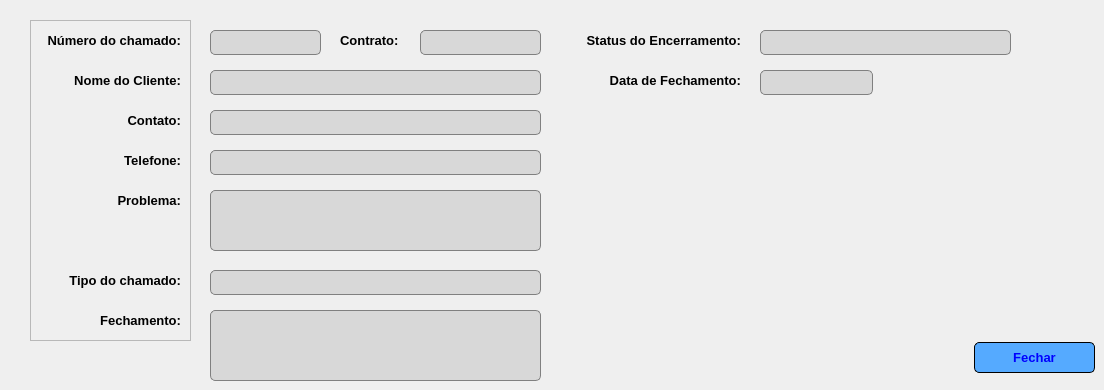
   <widget class="QWidget" name="tab_detalhes">
    <attribute name="icon">
     <iconset>
      <normaloff>../../ChamadosSimpress/_img/contrato.png</normaloff>../../ChamadosSimpress/_img/contrato.png</iconset>
    </attribute>
    <attribute name="title">
     <string>Detalhamento do Chamado</string>
    </attribute>
    <widget class="QFrame" name="frame_4">
     <property name="geometry">
      <rect>
       <x>30</x>
       <y>20</y>
       <width>161</width>
       <height>321</height>
      </rect>
     </property>
     <property name="frameShape">
      <enum>QFrame::StyledPanel</enum>
     </property>
     <property name="frameShadow">
      <enum>QFrame::Raised</enum>
     </property>
     <widget class="QLabel" name="label_12">
      <property name="geometry">
       <rect>
        <x>10</x>
        <y>10</y>
        <width>141</width>
        <height>21</height>
       </rect>
      </property>
      <property name="font">
       <font>
        <pointsize>10</pointsize>
        <weight>75</weight>
        <bold>true</bold>
       </font>
      </property>
      <property name="text">
       <string>Número do chamado:</string>
      </property>
      <property name="alignment">
       <set>Qt::AlignRight|Qt::AlignTrailing|Qt::AlignVCenter</set>
      </property>
     </widget>
     <widget class="QLabel" name="label_13">
      <property name="geometry">
       <rect>
        <x>40</x>
        <y>50</y>
        <width>111</width>
        <height>21</height>
       </rect>
      </property>
      <property name="font">
       <font>
        <pointsize>10</pointsize>
        <weight>75</weight>
        <bold>true</bold>
       </font>
      </property>
      <property name="text">
       <string>Nome do Cliente:</string>
      </property>
      <property name="alignment">
       <set>Qt::AlignRight|Qt::AlignTrailing|Qt::AlignVCenter</set>
      </property>
     </widget>
     <widget class="QLabel" name="label_14">
      <property name="geometry">
       <rect>
        <x>90</x>
        <y>90</y>
        <width>61</width>
        <height>21</height>
       </rect>
      </property>
      <property name="font">
       <font>
        <pointsize>10</pointsize>
        <weight>75</weight>
        <bold>true</bold>
       </font>
      </property>
      <property name="text">
       <string>Contato:</string>
      </property>
      <property name="alignment">
       <set>Qt::AlignRight|Qt::AlignTrailing|Qt::AlignVCenter</set>
      </property>
     </widget>
     <widget class="QLabel" name="label_15">
      <property name="geometry">
       <rect>
        <x>90</x>
        <y>130</y>
        <width>61</width>
        <height>21</height>
       </rect>
      </property>
      <property name="font">
       <font>
        <pointsize>10</pointsize>
        <weight>75</weight>
        <bold>true</bold>
       </font>
      </property>
      <property name="text">
       <string>Telefone:</string>
      </property>
      <property name="alignment">
       <set>Qt::AlignRight|Qt::AlignTrailing|Qt::AlignVCenter</set>
      </property>
     </widget>
     <widget class="QLabel" name="label_16">
      <property name="geometry">
       <rect>
        <x>80</x>
        <y>170</y>
        <width>71</width>
        <height>21</height>
       </rect>
      </property>
      <property name="font">
       <font>
        <pointsize>10</pointsize>
        <weight>75</weight>
        <bold>true</bold>
       </font>
      </property>
      <property name="text">
       <string>Problema:</string>
      </property>
      <property name="alignment">
       <set>Qt::AlignRight|Qt::AlignTrailing|Qt::AlignVCenter</set>
      </property>
     </widget>
     <widget class="QLabel" name="label_17">
      <property name="geometry">
       <rect>
        <x>10</x>
        <y>250</y>
        <width>141</width>
        <height>21</height>
       </rect>
      </property>
      <property name="font">
       <font>
        <pointsize>10</pointsize>
        <weight>75</weight>
        <bold>true</bold>
       </font>
      </property>
      <property name="text">
       <string>Tipo do chamado:</string>
      </property>
      <property name="alignment">
       <set>Qt::AlignRight|Qt::AlignTrailing|Qt::AlignVCenter</set>
      </property>
     </widget>
     <widget class="QLabel" name="label_18">
      <property name="geometry">
       <rect>
        <x>60</x>
        <y>290</y>
        <width>91</width>
        <height>21</height>
       </rect>
      </property>
      <property name="font">
       <font>
        <pointsize>10</pointsize>
        <weight>75</weight>
        <bold>true</bold>
       </font>
      </property>
      <property name="text">
       <string>Fechamento:</string>
      </property>
      <property name="alignment">
       <set>Qt::AlignRight|Qt::AlignTrailing|Qt::AlignVCenter</set>
      </property>
     </widget>
    </widget>
    <widget class="QLineEdit" name="txt_contrato_detalhe">
     <property name="enabled">
      <bool>false</bool>
     </property>
     <property name="geometry">
      <rect>
       <x>420</x>
       <y>30</y>
       <width>121</width>
       <height>25</height>
      </rect>
     </property>
     <property name="font">
      <font>
       <pointsize>10</pointsize>
       <weight>75</weight>
       <bold>true</bold>
      </font>
     </property>
     <property name="styleSheet">
      <string notr="true">border-radius: 5px;
background-color: rgb(216, 216, 216);
border: 1px solid gray</string>
     </property>
    </widget>
    <widget class="QLabel" name="label_19">
     <property name="geometry">
      <rect>
       <x>340</x>
       <y>30</y>
       <width>71</width>
       <height>21</height>
      </rect>
     </property>
     <property name="font">
      <font>
       <pointsize>10</pointsize>
       <weight>75</weight>
       <bold>true</bold>
      </font>
     </property>
     <property name="text">
      <string>Contrato:</string>
     </property>
    </widget>
    <widget class="QLabel" name="label_20">
     <property name="geometry">
      <rect>
       <x>570</x>
       <y>30</y>
       <width>171</width>
       <height>21</height>
      </rect>
     </property>
     <property name="font">
      <font>
       <pointsize>10</pointsize>
       <weight>75</weight>
       <bold>true</bold>
      </font>
     </property>
     <property name="text">
      <string>Status do Encerramento:</string>
     </property>
     <property name="alignment">
      <set>Qt::AlignRight|Qt::AlignTrailing|Qt::AlignVCenter</set>
     </property>
    </widget>
    <widget class="QLineEdit" name="txt_telefone_detalhe">
     <property name="enabled">
      <bool>false</bool>
     </property>
     <property name="geometry">
      <rect>
       <x>210</x>
       <y>150</y>
       <width>331</width>
       <height>25</height>
      </rect>
     </property>
     <property name="font">
      <font>
       <pointsize>10</pointsize>
       <weight>75</weight>
       <bold>true</bold>
      </font>
     </property>
     <property name="styleSheet">
      <string notr="true">border-radius: 5px;
background-color: rgb(216, 216, 216);
border: 1px solid gray</string>
     </property>
    </widget>
    <widget class="QTextEdit" name="txt_fechamento_detalhe">
     <property name="enabled">
      <bool>false</bool>
     </property>
     <property name="geometry">
      <rect>
       <x>210</x>
       <y>310</y>
       <width>331</width>
       <height>71</height>
      </rect>
     </property>
     <property name="font">
      <font>
       <pointsize>10</pointsize>
       <weight>75</weight>
       <bold>true</bold>
      </font>
     </property>
     <property name="styleSheet">
      <string notr="true">border-radius: 5px;
background-color: rgb(216, 216, 216);
border: 1px solid gray</string>
     </property>
    </widget>
    <widget class="QLabel" name="label_21">
     <property name="geometry">
      <rect>
       <x>590</x>
       <y>70</y>
       <width>151</width>
       <height>20</height>
      </rect>
     </property>
     <property name="font">
      <font>
       <pointsize>10</pointsize>
       <weight>75</weight>
       <bold>true</bold>
      </font>
     </property>
     <property name="text">
      <string>Data de Fechamento:</string>
     </property>
     <property name="alignment">
      <set>Qt::AlignRight|Qt::AlignTrailing|Qt::AlignVCenter</set>
     </property>
    </widget>
    <widget class="QTextEdit" name="txt_problema_detalhe">
     <property name="enabled">
      <bool>false</bool>
     </property>
     <property name="geometry">
      <rect>
       <x>210</x>
       <y>190</y>
       <width>331</width>
       <height>61</height>
      </rect>
     </property>
     <property name="font">
      <font>
       <pointsize>10</pointsize>
       <weight>75</weight>
       <bold>true</bold>
      </font>
     </property>
     <property name="styleSheet">
      <string notr="true">border-radius: 5px;
background-color: rgb(216, 216, 216);
border: 1px solid gray</string>
     </property>
    </widget>
    <widget class="QLineEdit" name="txt_numero_chamado_detalhe">
     <property name="enabled">
      <bool>false</bool>
     </property>
     <property name="geometry">
      <rect>
       <x>210</x>
       <y>30</y>
       <width>111</width>
       <height>25</height>
      </rect>
     </property>
     <property name="font">
      <font>
       <pointsize>10</pointsize>
       <weight>75</weight>
       <bold>true</bold>
      </font>
     </property>
     <property name="styleSheet">
      <string notr="true">border-radius: 5px;
background-color: rgb(216, 216, 216);
border: 1px solid gray</string>
     </property>
    </widget>
    <widget class="QLineEdit" name="txt_nome_cliente_detalhe">
     <property name="enabled">
      <bool>false</bool>
     </property>
     <property name="geometry">
      <rect>
       <x>210</x>
       <y>70</y>
       <width>331</width>
       <height>25</height>
      </rect>
     </property>
     <property name="font">
      <font>
       <pointsize>10</pointsize>
       <weight>75</weight>
       <bold>true</bold>
      </font>
     </property>
     <property name="styleSheet">
      <string notr="true">border-radius: 5px;
background-color: rgb(216, 216, 216);
border: 1px solid gray</string>
     </property>
    </widget>
    <widget class="QLineEdit" name="txt_contato_detalhe">
     <property name="enabled">
      <bool>false</bool>
     </property>
     <property name="geometry">
      <rect>
       <x>210</x>
       <y>110</y>
       <width>331</width>
       <height>25</height>
      </rect>
     </property>
     <property name="font">
      <font>
       <pointsize>10</pointsize>
       <weight>75</weight>
       <bold>true</bold>
      </font>
     </property>
     <property name="styleSheet">
      <string notr="true">border-radius: 5px;
background-color: rgb(216, 216, 216);
border: 1px solid gray</string>
     </property>
    </widget>
    <widget class="QLineEdit" name="txt_tipo_chamado_detalhe">
     <property name="enabled">
      <bool>false</bool>
     </property>
     <property name="geometry">
      <rect>
       <x>210</x>
       <y>270</y>
       <width>331</width>
       <height>25</height>
      </rect>
     </property>
     <property name="font">
      <font>
       <pointsize>10</pointsize>
       <weight>75</weight>
       <bold>true</bold>
      </font>
     </property>
     <property name="styleSheet">
      <string notr="true">border-radius: 5px;
background-color: rgb(216, 216, 216);
border: 1px solid gray</string>
     </property>
    </widget>
    <widget class="QLineEdit" name="txt_data_fechamento_detalhe">
     <property name="enabled">
      <bool>false</bool>
     </property>
     <property name="geometry">
      <rect>
       <x>760</x>
       <y>70</y>
       <width>113</width>
       <height>25</height>
      </rect>
     </property>
     <property name="font">
      <font>
       <pointsize>10</pointsize>
       <weight>75</weight>
       <bold>true</bold>
      </font>
     </property>
     <property name="styleSheet">
      <string notr="true">border-radius: 5px;
background-color: rgb(216, 216, 216);
border: 1px solid gray</string>
     </property>
    </widget>
    <widget class="QLineEdit" name="txt_status_detalhe">
     <property name="enabled">
      <bool>false</bool>
     </property>
     <property name="geometry">
      <rect>
       <x>760</x>
       <y>30</y>
       <width>251</width>
       <height>25</height>
      </rect>
     </property>
     <property name="minimumSize">
      <size>
       <width>0</width>
       <height>25</height>
      </size>
     </property>
     <property name="font">
      <font>
       <pointsize>10</pointsize>
       <weight>75</weight>
       <bold>true</bold>
      </font>
     </property>
     <property name="styleSheet">
      <string notr="true">border-radius: 5px;
background-color: rgb(216, 216, 216);
border: 1px solid gray</string>
     </property>
    </widget>
    <widget class="QLabel" name="label_22">
     <property name="geometry">
      <rect>
       <x>670</x>
       <y>110</y>
       <width>321</width>
       <height>241</height>
      </rect>
     </property>
     <property name="text">
      <string/>
     </property>
     <property name="pixmap">
      <pixmap>../../ChamadosSimpress/_img/tela_chamado.png</pixmap>
     </property>
    </widget>
    <widget class="QPushButton" name="btn_fechar_2">
     <property name="geometry">
      <rect>
       <x>974</x>
       <y>342</y>
       <width>121</width>
       <height>31</height>
      </rect>
     </property>
     <property name="font">
      <font>
       <pointsize>10</pointsize>
       <weight>75</weight>
       <bold>true</bold>
      </font>
     </property>
     <property name="styleSheet">
      <string notr="true">QPushButton{
	background-color: rgb(85, 170, 255);
	color: rgb(0, 0, 255);
	border-radius: 5px;
	border: 1px solid
}
QPushButton:hover{
	
	color: rgb(85, 170, 255);
	background-color: rgb(0, 0, 255);
	border: solid 5p
}</string>
     </property>
     <property name="text">
      <string>Fechar</string>
     </property>
     <property name="icon">
      <iconset>
       <normaloff>../../ChamadosSimpress/_img/sair.png</normaloff>../../ChamadosSimpress/_img/sair.png</iconset>
     </property>
     <property name="iconSize">
      <size>
       <width>24</width>
       <height>24</height>
      </size>
     </property>
    </widget>
   </widget>
